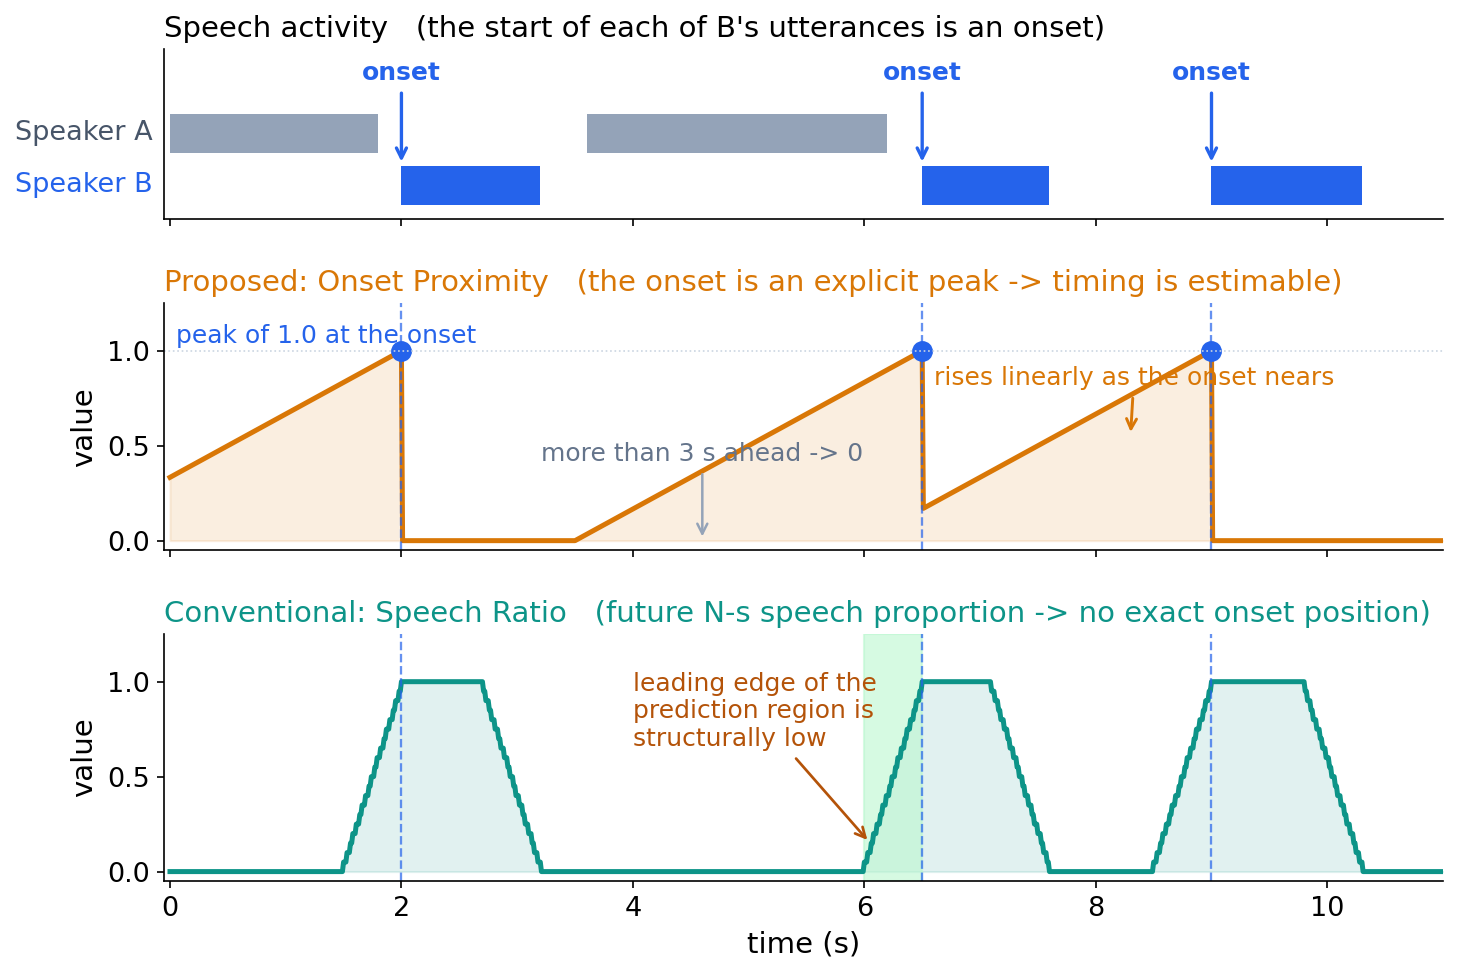

The script that saved this image:
"""
Intuitive visualization of the Onset Proximity label (English version).

Role: show the waveform produced by report.md's definition
      onset_proximity[t,s] = max(0, 1 - d(t,s)/H), and contrast it with the
      conventional speech-ratio target.
Input: none (synthetic illustrative example)
Output: onset_proximity_illustration_en.png
"""
import numpy as np
import matplotlib
import matplotlib.pyplot as plt

matplotlib.rcParams["font.family"] = "DejaVu Sans"
matplotlib.rcParams["axes.unicode_minus"] = False
matplotlib.rcParams.update({
    "font.size": 14,
    "axes.titlesize": 14,
    "axes.labelsize": 14,
    "xtick.labelsize": 13,
    "ytick.labelsize": 13,
})

# --- synthetic data for illustration ---
fps = 100
T = 11.0
t = np.linspace(0, T, int(T * fps) + 1)
H = 3.0  # horizon

# Next speaker (speaker B) speech segments; the start of each segment is an onset
b_segments = [(2.0, 3.2), (6.5, 7.6), (9.0, 10.3)]
b_onsets = [s for s, _ in b_segments]

# Current speaker (speaker A) speech segments
a_segments = [(0.0, 1.8), (3.6, 6.2)]


def onset_proximity(time, onsets, H):
    """Proximity from each frame to the next onset.
    Input: time (frame timestamps), onsets (onset times), H (normalization horizon)
    Output: proximity array (0..1); frames with no future onset are 0."""
    prox = np.zeros_like(time)
    for i, tt in enumerate(time):
        future = [o for o in onsets if o >= tt]
        if not future:
            prox[i] = 0.0
            continue
        d = future[0] - tt
        prox[i] = max(0.0, 1.0 - d / H)
    return prox


prox_b = onset_proximity(t, b_onsets, H)


def speech_ratio(time, segments, win=0.5):
    """Proportion of speech within the next `win` seconds.
    Input: time, segments (speech segments), win (window length)
    Output: ratio array (0..1)."""
    ratio = np.zeros_like(time)
    for i, tt in enumerate(time):
        future = np.linspace(tt, tt + win, 20)
        active = 0
        for f in future:
            if any(s <= f <= e for s, e in segments):
                active += 1
        ratio[i] = active / len(future)
    return ratio


ratio_b = speech_ratio(t, b_segments)

# --- drawing ---
fig, axes = plt.subplots(3, 1, figsize=(11, 7.2), sharex=True,
                         gridspec_kw={"height_ratios": [1.1, 1.6, 1.6]})
plt.subplots_adjust(hspace=0.38)

cA, cB, cProx, cRatio = "#94a3b8", "#2563eb", "#d97706", "#0d9488"

# (1) speech segments
ax = axes[0]
for s, e in a_segments:
    ax.broken_barh([(s, e - s)], (0.55, 0.32), facecolors=cA, edgecolor="none")
for s, e in b_segments:
    ax.broken_barh([(s, e - s)], (0.12, 0.32), facecolors=cB, edgecolor="none")
for o in b_onsets:
    ax.annotate("onset", xy=(o, 0.44), xytext=(o, 1.15),
                ha="center", fontsize=12, color=cB, fontweight="bold",
                arrowprops=dict(arrowstyle="->", color=cB, lw=1.6))
ax.text(-0.15, 0.71, "Speaker A", va="center", ha="right", fontsize=13, color="#475569")
ax.text(-0.15, 0.28, "Speaker B", va="center", ha="right", fontsize=13, color=cB)
ax.set_ylim(0, 1.4)
ax.set_yticks([])
ax.set_title("Speech activity   (the start of each of B's utterances is an onset)",
             fontsize=14, loc="left")

# (2) onset proximity
ax = axes[1]
ax.plot(t, prox_b, color=cProx, lw=2.4)
ax.fill_between(t, prox_b, color=cProx, alpha=0.12)
for o in b_onsets:
    ax.axvline(o, color=cB, ls="--", lw=1.1, alpha=0.7)
    ax.plot(o, 1.0, "o", color=cB, ms=9)
ax.axhline(1.0, color="#cbd5e1", lw=0.8, ls=":")
ax.text(0.05, 1.04, "peak of 1.0 at the onset", fontsize=12, color=cB)
ax.annotate("more than 3 s ahead -> 0", xy=(4.6, 0.0), xytext=(4.6, 0.42),
            fontsize=12, color="#64748b", ha="center",
            arrowprops=dict(arrowstyle="->", color="#94a3b8", lw=1.2))
ax.annotate("rises linearly as the onset nears", xy=(8.3, 0.55), xytext=(6.6, 0.82),
            fontsize=12, color=cProx,
            arrowprops=dict(arrowstyle="->", color=cProx, lw=1.4))
ax.set_ylim(-0.05, 1.25)
ax.set_ylabel("value")
ax.set_title("Proposed: Onset Proximity   (the onset is an explicit peak -> timing is estimable)",
             fontsize=14, loc="left", color=cProx)

# (3) speech ratio
ax = axes[2]
ax.plot(t, ratio_b, color=cRatio, lw=2.4)
ax.fill_between(t, ratio_b, color=cRatio, alpha=0.12)
for o in b_onsets:
    ax.axvline(o, color=cB, ls="--", lw=1.1, alpha=0.7)
pr_start, pr_end = b_onsets[1] - 0.5, b_onsets[1]
ax.axvspan(pr_start, pr_end, color="#bbf7d0", alpha=0.6)
ax.annotate("leading edge of the\nprediction region is\nstructurally low",
            xy=(pr_start + 0.05, 0.15),
            xytext=(4.0, 0.66), fontsize=12, color="#b45309",
            arrowprops=dict(arrowstyle="->", color="#b45309", lw=1.3))
ax.set_ylim(-0.05, 1.25)
ax.set_ylabel("value")
ax.set_xlabel("time (s)")
ax.set_title("Conventional: Speech Ratio   (future N-s speech proportion -> no exact onset position)",
             fontsize=14, loc="left", color=cRatio)

for ax in axes:
    ax.set_xlim(-0.05, T)
    ax.spines[["top", "right"]].set_visible(False)

fig.savefig("/Users/onishi/VAP-O/docs/onset_proximity_illustration_en.png",
            dpi=150, bbox_inches="tight")
print("saved")
